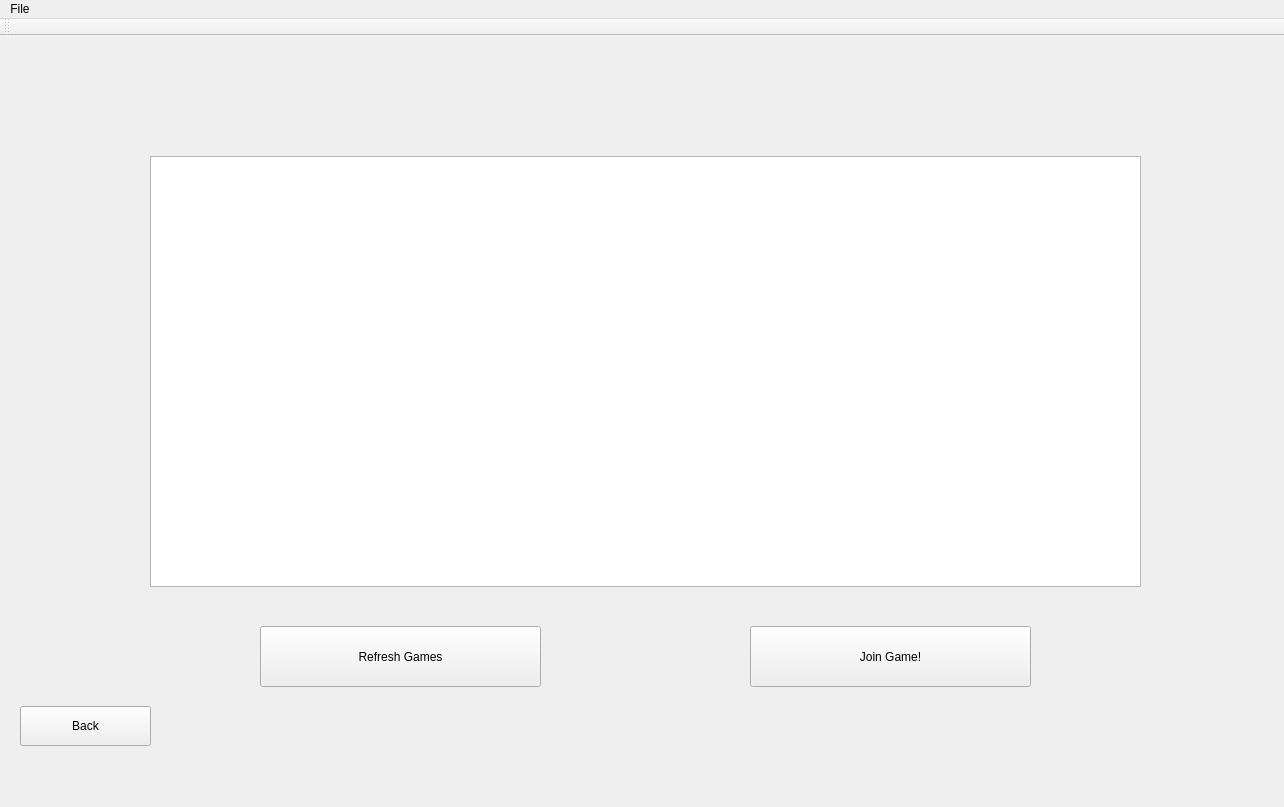
<?xml version="1.0" encoding="UTF-8"?>
<ui version="4.0">
 <class>MainMenuUI</class>
 <widget class="QMainWindow" name="MainMenuUI">
  <property name="enabled">
   <bool>true</bool>
  </property>
  <property name="geometry">
   <rect>
    <x>0</x>
    <y>0</y>
    <width>1284</width>
    <height>807</height>
   </rect>
  </property>
  <property name="windowTitle">
   <string>AllStarPoker</string>
  </property>
  <widget class="QWidget" name="centralWidget">
   <widget class="QPushButton" name="buttonBack">
    <property name="geometry">
     <rect>
      <x>20</x>
      <y>670</y>
      <width>131</width>
      <height>40</height>
     </rect>
    </property>
    <property name="text">
     <string>Back</string>
    </property>
   </widget>
   <widget class="QPushButton" name="buttonJoinGame">
    <property name="geometry">
     <rect>
      <x>750</x>
      <y>590</y>
      <width>281</width>
      <height>61</height>
     </rect>
    </property>
    <property name="text">
     <string>Join Game!</string>
    </property>
   </widget>
   <widget class="QPushButton" name="buttonRefreshGames">
    <property name="geometry">
     <rect>
      <x>260</x>
      <y>590</y>
      <width>281</width>
      <height>61</height>
     </rect>
    </property>
    <property name="text">
     <string>Refresh Games</string>
    </property>
   </widget>
   <widget class="QTableView" name="tableView">
    <property name="geometry">
     <rect>
      <x>150</x>
      <y>120</y>
      <width>991</width>
      <height>431</height>
     </rect>
    </property>
   </widget>
   <widget class="QLabel" name="background">
    <property name="geometry">
     <rect>
      <x>0</x>
      <y>0</y>
      <width>1284</width>
      <height>760</height>
     </rect>
    </property>
    <property name="text">
     <string/>
    </property>
    <property name="pixmap">
     <pixmap>Images/homeScreen.jpg</pixmap>
    </property>
    <property name="scaledContents">
     <bool>true</bool>
    </property>
   </widget>
   <zorder>background</zorder>
   <zorder>tableView</zorder>
   <zorder>buttonBack</zorder>
   <zorder>buttonJoinGame</zorder>
   <zorder>buttonRefreshGames</zorder>
  </widget>
  <widget class="QMenuBar" name="menuBar">
   <property name="geometry">
    <rect>
     <x>0</x>
     <y>0</y>
     <width>1284</width>
     <height>31</height>
    </rect>
   </property>
   <widget class="QMenu" name="menuFile">
    <property name="title">
     <string>File</string>
    </property>
   </widget>
   <addaction name="menuFile"/>
  </widget>
  <widget class="QToolBar" name="mainToolBar">
   <attribute name="toolBarArea">
    <enum>TopToolBarArea</enum>
   </attribute>
   <attribute name="toolBarBreak">
    <bool>false</bool>
   </attribute>
  </widget>
 </widget>
 <layoutdefault spacing="6" margin="11"/>
 <resources/>
 <connections/>
</ui>
